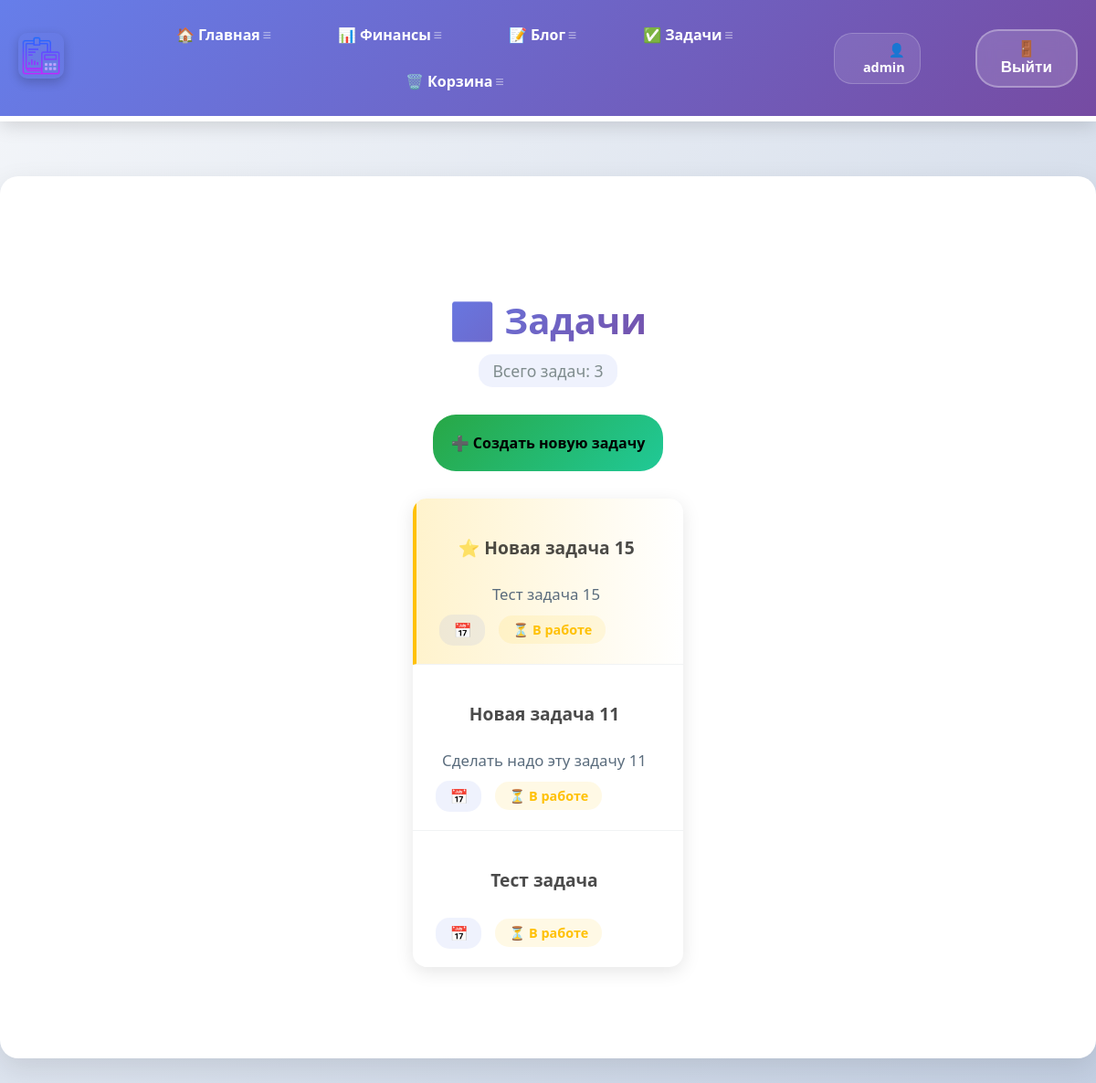
The page /todo/ (signed in) on the database its author committed.
### todo/models.py (models this page shows, shortened)
class Todo(models.Model):
    title = models.CharField(max_length=100)
    memo = models.TextField(blank=True)
    created = models.DateTimeField(auto_now_add=True)
    date_completed = models.DateTimeField(blank=True, null=True)
    important = models.BooleanField(default=False)
    user = models.ForeignKey(User, on_delete=models.CASCADE, blank=True, null=True)
    is_deleted = models.BooleanField(default=False)

### todo/views.py (the view)
# urls.py: path('', views.current_todos, name="todos"),
@login_required
def current_todos(request):
    todos = Todo.objects.filter(user=request.user, date_completed__isnull=True, is_deleted=False)
    return render(request, 'todo/currenttodos.html', {'todos': todos})

### todo/templates/todo/currenttodos.html (shortened to what this page needs)
{% extends 'skills/base.html' %}
{% load static %}
{% block content %}
<div class="todos-container">
    <div class="todos-header">
        <h1 class="todos-title">✅ Задачи</h1>
        <div class="todos-count">Всего задач: {{ todos.count }}</div>
    </div>
    <div class="todos-actions">
        <a href="{% url 'createtodo' %}" class="action-btn create-btn">
            ➕ Создать новую задачу
        </a>
    </div>
    <div class="todos-list">
        {% for todo in todos %}
        <div class="todo-row {% if todo.important %}todo-important{% endif %} {% if todo.completed %}todo-completed{% endif %}">
            <div class="todo-info">
                <div class="todo-main">
                    <h3 class="todo-title">
                        <a href="{% url 'viewtodo' todo.id %}" class="todo-link">
                            {% if todo.important %}⭐ {% endif %}{{ todo.title }}
                        </a>
                    </h3>
                    {% if todo.memo %}
                    <p class="todo-memo">{{ todo.memo|striptags|truncatechars:200 }}</p>
                    {% endif %}
                </div>
                <div class="todo-meta">
                    <span class="todo-date">📅 {{ todo.date|date:'d.m.Y' }}</span>
                    {% if todo.completed %}
                    <span class="todo-status completed">✅ Выполнено</span>
                    {% else %}
                    <span class="todo-status pending">⏳ В работе</span>
                    {% endif %}
                </div>
            </div>
        </div>
        {% endfor %}
    </div>
</div>
{% endblock %}

### skills/templates/skills/base.html (shortened to what this page needs)
<!DOCTYPE html>
{% load static %}
<html lang="ru">
<head>
    <link rel="stylesheet" href="{% static 'css/style3.css' %}">
    </head>
<body>
<div class="menu">
    <div class="wrap">
        <div class="menu_header">
            {% if user.is_authenticated %}
            <div class="logo">
                <a href="{% url 'index' %}">
                    <img src="{% static 'skills/logo.png' %}" alt="Логотип" class="image">
                </a>
            </div>
            <ul class="menu_total" id="mainMenu">
                <li><a href="{% url 'index' %}">🏠 Главная</a></li>
                <li><a href="{% url 'financial_analysis_page' %}">📊 Финансы</a></li>
                <li><a href="{% url 'blogs' %}">📝 Блог</a></li>
                <li><a href="{% url 'currenttodos' %}">✅ Задачи</a></li>
                <li><a href="{% url 'trashbin' %}">🗑️ Корзина</a></li>
            </ul>
            <ul class="menu_second">
                <li class="logo2">👤 {{ user.username }}</li>
                <li>
                    <form action="{% url 'logoutuser' %}" method="post">
                        <button class="top">🚪 Выйти</button>
                    </form>
                </li>
            </ul>
            {% endif %}
        </div>
    </div>
</div>
<div class="content">
    <div class="wrap">
        {% block content %}
        {% endblock %}
    </div>
</div>
</body>
</html>

### rows shown on the page
Todo: title "Новая задача 15", memo "Тест задача 15"
Todo: title "Новая задача 11", memo "Сделать надо эту задачу 11"
Todo: title "Тест задача"

### other values the page prints
{{ user.username }} "admin"
{{ todos.count }} "3"
